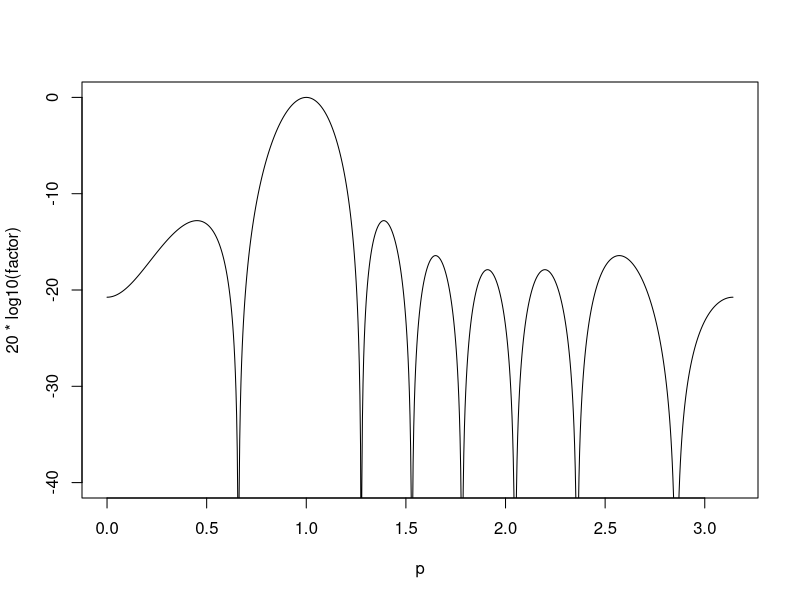

Generate this figure with R:
N = 8;
AF = 0;
p = seq(0, pi, by = pi/1000);
beta = function(n) -1i*2*pi*(n-1)*(0.5)*cos(1.0);

for(n in c(1:N)){
  AF = exp(1i*2*pi*(n-1)*(0.5)*cos(p) + beta(n)) + AF
}

factor = abs(AF);
factor = factor / max(factor);
plot(p, 20*log10(factor), ylim = c(-40, 0), type = 'l')